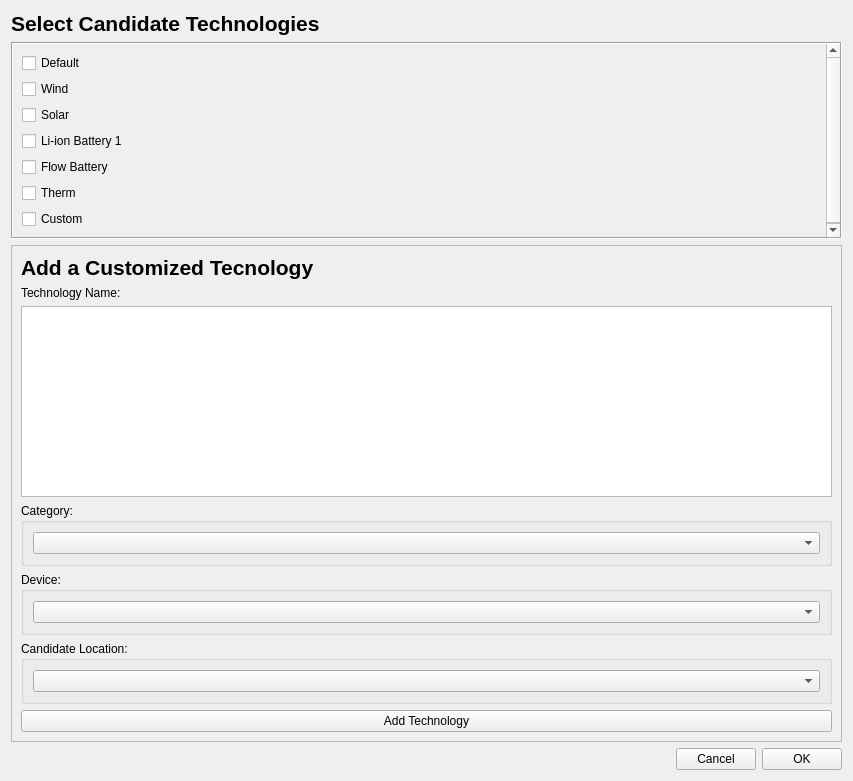
<?xml version="1.0" encoding="UTF-8"?>
<ui version="4.0">
 <class>CandidateTechnologiesPage</class>
 <widget class="QWidget" name="CandidateTechnologiesPage">
  <property name="geometry">
   <rect>
    <x>0</x>
    <y>0</y>
    <width>853</width>
    <height>781</height>
   </rect>
  </property>
  <property name="windowTitle">
   <string>Candidate Technologies Page</string>
  </property>
  <layout class="QVBoxLayout" name="verticalLayout">
   <item>
    <widget class="QLabel" name="label_title">
     <property name="maximumSize">
      <size>
       <width>16777215</width>
       <height>50</height>
      </size>
     </property>
     <property name="font">
      <font>
       <pointsize>16</pointsize>
       <weight>75</weight>
       <bold>true</bold>
      </font>
     </property>
     <property name="text">
      <string>Select Candidate Technologies</string>
     </property>
    </widget>
   </item>
   <item>
    <widget class="QScrollArea" name="scrollArea_content">
     <property name="mouseTracking">
      <bool>true</bool>
     </property>
     <property name="frameShape">
      <enum>QFrame::Box</enum>
     </property>
     <property name="verticalScrollBarPolicy">
      <enum>Qt::ScrollBarAsNeeded</enum>
     </property>
     <property name="widgetResizable">
      <bool>true</bool>
     </property>
     <widget class="QWidget" name="scrollAreaWidgetContents">
      <property name="geometry">
       <rect>
        <x>0</x>
        <y>0</y>
        <width>810</width>
        <height>163</height>
       </rect>
      </property>
      <property name="mouseTracking">
       <bool>true</bool>
      </property>
      <layout class="QVBoxLayout" name="verticalLayout_2">
       <item>
        <widget class="QCheckBox" name="checkBox_default">
         <property name="text">
          <string>Default</string>
         </property>
        </widget>
       </item>
       <item>
        <widget class="QCheckBox" name="checkBox_wind">
         <property name="text">
          <string>Wind</string>
         </property>
        </widget>
       </item>
       <item>
        <widget class="QCheckBox" name="checkBox_solar">
         <property name="text">
          <string>Solar</string>
         </property>
        </widget>
       </item>
       <item>
        <widget class="QCheckBox" name="checkBox_lion">
         <property name="text">
          <string>Li-ion Battery 1</string>
         </property>
        </widget>
       </item>
       <item>
        <widget class="QCheckBox" name="checkBox_flow">
         <property name="text">
          <string>Flow Battery</string>
         </property>
        </widget>
       </item>
       <item>
        <widget class="QCheckBox" name="checkBox_therm">
         <property name="text">
          <string>Therm</string>
         </property>
        </widget>
       </item>
       <item>
        <widget class="QCheckBox" name="checkBox_custom">
         <property name="text">
          <string>Custom</string>
         </property>
        </widget>
       </item>
      </layout>
     </widget>
    </widget>
   </item>
   <item>
    <widget class="QFrame" name="frame_new_tech">
     <property name="frameShape">
      <enum>QFrame::StyledPanel</enum>
     </property>
     <property name="frameShadow">
      <enum>QFrame::Raised</enum>
     </property>
     <layout class="QVBoxLayout" name="verticalLayout_3">
      <item>
       <widget class="QLabel" name="label_title_custom">
        <property name="font">
         <font>
          <pointsize>16</pointsize>
          <weight>75</weight>
          <bold>true</bold>
         </font>
        </property>
        <property name="text">
         <string>Add a Customized Tecnology</string>
        </property>
       </widget>
      </item>
      <item>
       <widget class="QLabel" name="label_tech_name">
        <property name="text">
         <string>Technology Name:</string>
        </property>
       </widget>
      </item>
      <item>
       <widget class="QPlainTextEdit" name="plainTextEdit_technology"/>
      </item>
      <item>
       <widget class="QGroupBox" name="groupBox_category">
        <property name="title">
         <string>Category:</string>
        </property>
        <layout class="QVBoxLayout" name="verticalLayout_4">
         <item>
          <widget class="QComboBox" name="comboBox_category"/>
         </item>
        </layout>
       </widget>
      </item>
      <item>
       <widget class="QGroupBox" name="groupBox_device">
        <property name="title">
         <string>Device:</string>
        </property>
        <layout class="QVBoxLayout" name="verticalLayout_6">
         <item>
          <widget class="QComboBox" name="comboBox_device"/>
         </item>
        </layout>
       </widget>
      </item>
      <item>
       <widget class="QGroupBox" name="groupBox_location">
        <property name="title">
         <string>Candidate Location:</string>
        </property>
        <layout class="QVBoxLayout" name="verticalLayout_5">
         <item>
          <widget class="QComboBox" name="comboBox_location"/>
         </item>
        </layout>
       </widget>
      </item>
      <item>
       <widget class="QPushButton" name="btn_add_tech">
        <property name="text">
         <string>Add Technology</string>
        </property>
       </widget>
      </item>
     </layout>
    </widget>
   </item>
   <item>
    <widget class="QFrame" name="frame_buttons">
     <property name="frameShape">
      <enum>QFrame::NoFrame</enum>
     </property>
     <property name="frameShadow">
      <enum>QFrame::Raised</enum>
     </property>
     <layout class="QHBoxLayout" name="horizontalLayout">
      <property name="leftMargin">
       <number>0</number>
      </property>
      <property name="topMargin">
       <number>0</number>
      </property>
      <property name="rightMargin">
       <number>0</number>
      </property>
      <property name="bottomMargin">
       <number>0</number>
      </property>
      <item>
       <spacer name="horizontalSpacer">
        <property name="orientation">
         <enum>Qt::Horizontal</enum>
        </property>
        <property name="sizeHint" stdset="0">
         <size>
          <width>40</width>
          <height>20</height>
         </size>
        </property>
       </spacer>
      </item>
      <item>
       <widget class="QPushButton" name="btn_cancel">
        <property name="text">
         <string>Cancel</string>
        </property>
       </widget>
      </item>
      <item>
       <widget class="QPushButton" name="btn_ok">
        <property name="text">
         <string>OK</string>
        </property>
       </widget>
      </item>
     </layout>
    </widget>
   </item>
  </layout>
 </widget>
 <resources/>
 <connections/>
</ui>
